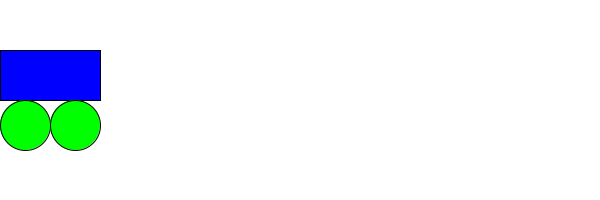
Frame 1 (no input)
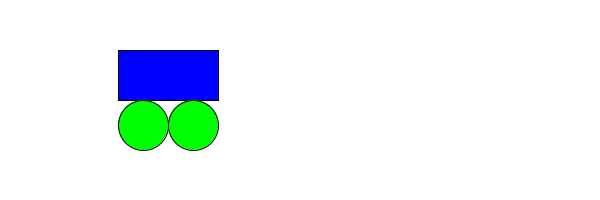
Frame 60 (the mouse pressed at the canvas centre just before this capture)
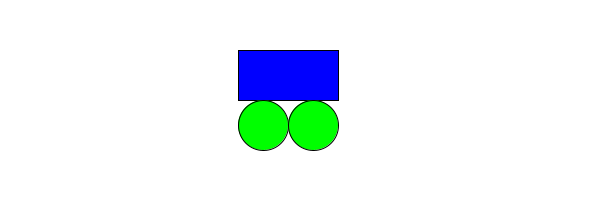
Frame 120 (the mouse held since frame 60 and released just before this capture)

The Processing sketch that drew these frames (run headless with seeded random() and noise(); from frame 60 on, the mouse is pressed at the canvas centre):

// Processing sketch: lab01Q9
// ── lab01Q9.pde
int x, y, a;
void setup() 
{   
  size(600, 200);
  x=50;
  y=100; 
  a=2;
} 
void draw() 
{
  background(255, 255, 255);
  drawCar(); 
  x=x+a; 
  if (x+50>=600) {
    a=-2;
  } else if (x-50<=0) {
    a=2;
  }
}
void drawCar() 
{   
  fill(0, 0, 255);
  rect(x-50, y-50, 100, 50); 
  fill(0, 255, 0);
  ellipse(x-25, y+25, 50, 50); 
  fill(0, 255, 0);
  ellipse(x+25, y+25, 50, 50);
}
